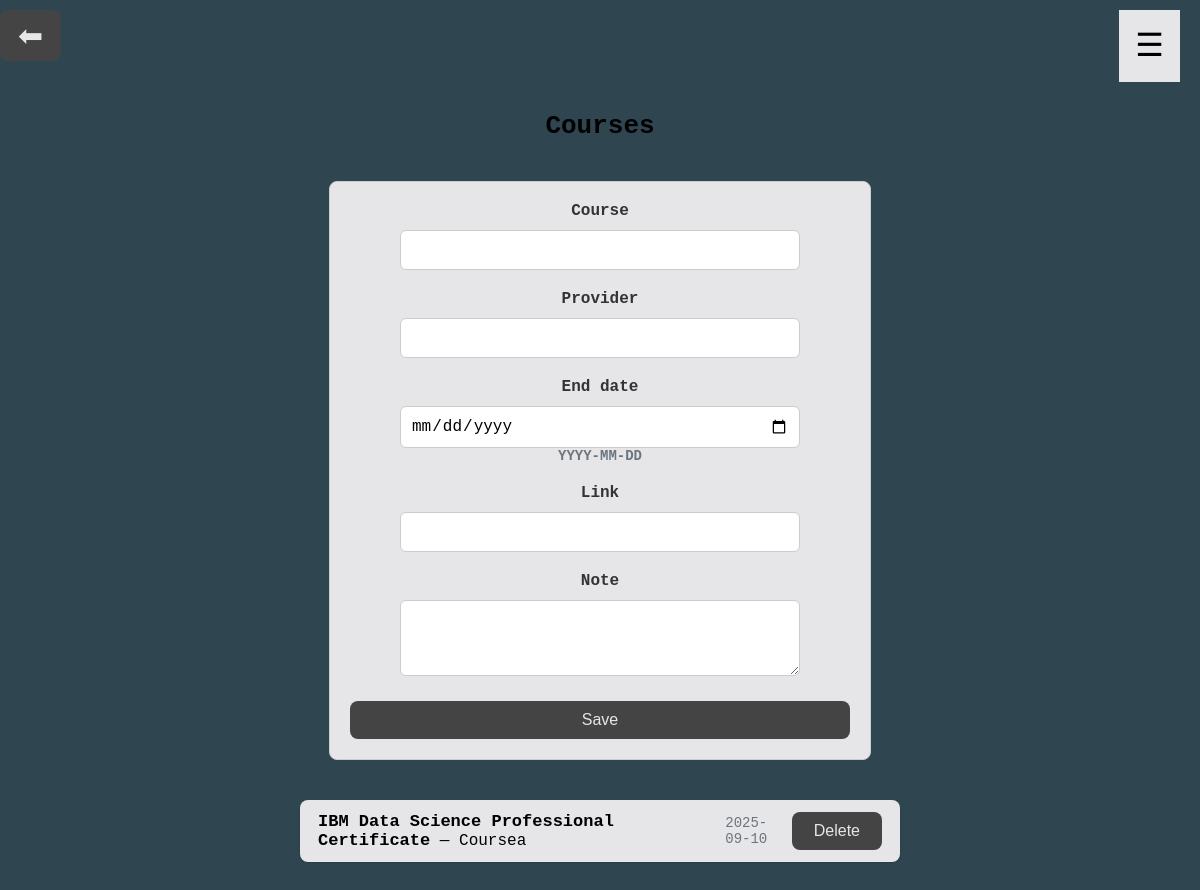
Page /admin/courses (signed in) on the committed database.
### app.py (models this page shows)
class Course(db.Model):
    id = db.Column(db.Integer, primary_key=True)
    title = db.Column(db.String(150), nullable=False)
    provider = db.Column(db.String(150), nullable=True)
    date_completed = db.Column(db.Date, nullable=True)
    credential_url = db.Column(db.String(255), nullable=True)
    notes = db.Column(db.Text, nullable=True)

### app.py (the view, shortened to what this page needs)
@app.route("/admin/courses", methods=["GET", "POST"])
@login_required
def admin_courses():
    form = CourseForm()
    courses = Course.query.order_by(Course.date_completed.desc().nullslast()).all()
    return render_template("admin/courses.html", form=form, courses=courses)

### app.py
class CourseForm(FlaskForm):
    title = StringField("Course", validators=[DataRequired()])
    provider = StringField("Provider")
    date_completed = DateField("End date", format="%Y-%m-%d")
    credential_url = StringField("Link")
    notes = TextAreaField("Note")
    submit = SubmitField("Save")

### app.py (called while the page is built)
@login_manager.user_loader
def load_user(user_id):
    return User.query.get(int(user_id))

@app.context_processor
def inject_year():
    return {"current_year": date.today().year}

### templates/admin/courses.html (shortened to what this page needs)
{% extends "base.html" %}
{% block content %}
<button class="btn back-btn" onclick="history.back()">⬅</button>
<h2>Courses</h2>
<form method="POST" class="form">
  <label>{{ form.title.label }} {{ form.title(size=40) }}</label>
  <label>{{ form.provider.label }} {{ form.provider(size=40) }}</label>
  <label>{{ form.date_completed.label }} {{ form.date_completed() }} <small class="muted">YYYY-MM-DD</small></label>
  <label>{{ form.credential_url.label }} {{ form.credential_url(size=60) }}</label>
  <label>{{ form.notes.label }} {{ form.notes(rows=3) }}</label>
  {{ form.submit(class="btn") }}
</form>
<ul class="table">
  {% for c in courses %}
    <li class="row">
      <div><strong>{{ c.title }}</strong> {% if c.provider %}— {{ c.provider }}{% endif %}</div>
      <div class="muted">{% if c.date_completed %}{{ c.date_completed }}{% endif %}</div>
      <form method="POST" action="{{ url_for('delete_course', course_id=c.id) }}">
        <button class="btn danger" type="submit">Delete</button>
      </form>
    </li>
  {% else %}
    <p>Brak kursów.</p>
  {% endfor %}
</ul>
{% endblock %}

### static/styles/app.css (style rules this page uses)
body { width: 100%; margin: 0; padding: 0; box-sizing: border-box; background-color: #2F4550; font-family: "Fira Code", monospace; }
.form label { display: flex; align-items: center; gap: -10px; }
.form { display: flex; flex-direction: column; align-items: center; max-width: 500px; margin: 40px auto; padding: 20px; border: 1px solid #ccc; border-radius: 8px; background-color: #E6E6E9; }
.form label { display: flex; flex-direction: column; width: 100%; margin-bottom: 5px; font-weight: bold; }
.form input, .form textarea { padding: 8px; font-size: 16px; border: 1px solid #aaa; border-radius: 4px; width: 100%; box-sizing: border-box; }
.form .btn { padding: 10px 20px; font-size: 16px; cursor: pointer; border: none; border-radius: 5px; background-color: #E6E6E9; }
h2 { text-align: center; margin: 30px 0 20px 0; font-size: 26px; }
.form { display: flex; flex-direction: column; align-items: center; gap: 15px; margin-bottom: 40px; }
.form label { display: flex; flex-direction: column; font-weight: 600; color: #333; width: 100%; max-width: 400px; }
.form input, .form textarea, .form select { padding: 10px; font-size: 16px; border: 1px solid #ccc; border-radius: 6px; margin-top: 5px; }
.btn { display: inline-block; padding: 10px 22px; background-color: #444 !important; color: #E6E6E9 !important; border: none !important; border-radius: 8px !important; font-size: 16px; cursor: pointer; text-decoration: none !important; transition: background 0.3s; }
.btn.danger { background-color: #444 !important; color: #E6E6E9 !important; }
.table { list-style: none; padding: 0; max-width: 600px; margin: 0 auto; }
.row { display: flex; justify-content: space-between; align-items: center; background: #E6E6E9; padding: 12px 18px; border-radius: 8px; margin-bottom: 12px; box-shadow: 0 1px 3px rgba(0,0,0,0.1); }
.row strong { font-size: 17px; }
.muted { color: #6c757d; font-size: 14px; }
.row form { margin: 0; }
.back-btn { display: inline-block; margin: 10px 10px 20px 0; background-color: #444 !important; color: #E6E6E9 !important; padding: 8px 18px; border-radius: 6px; font-size: 30px; transition: background 0.3s; cursor: pointer; }

### rows in the picture
Course: title "IBM Data Science Professional Certificate", provider "Coursea", date_completed "2025-09-10"
